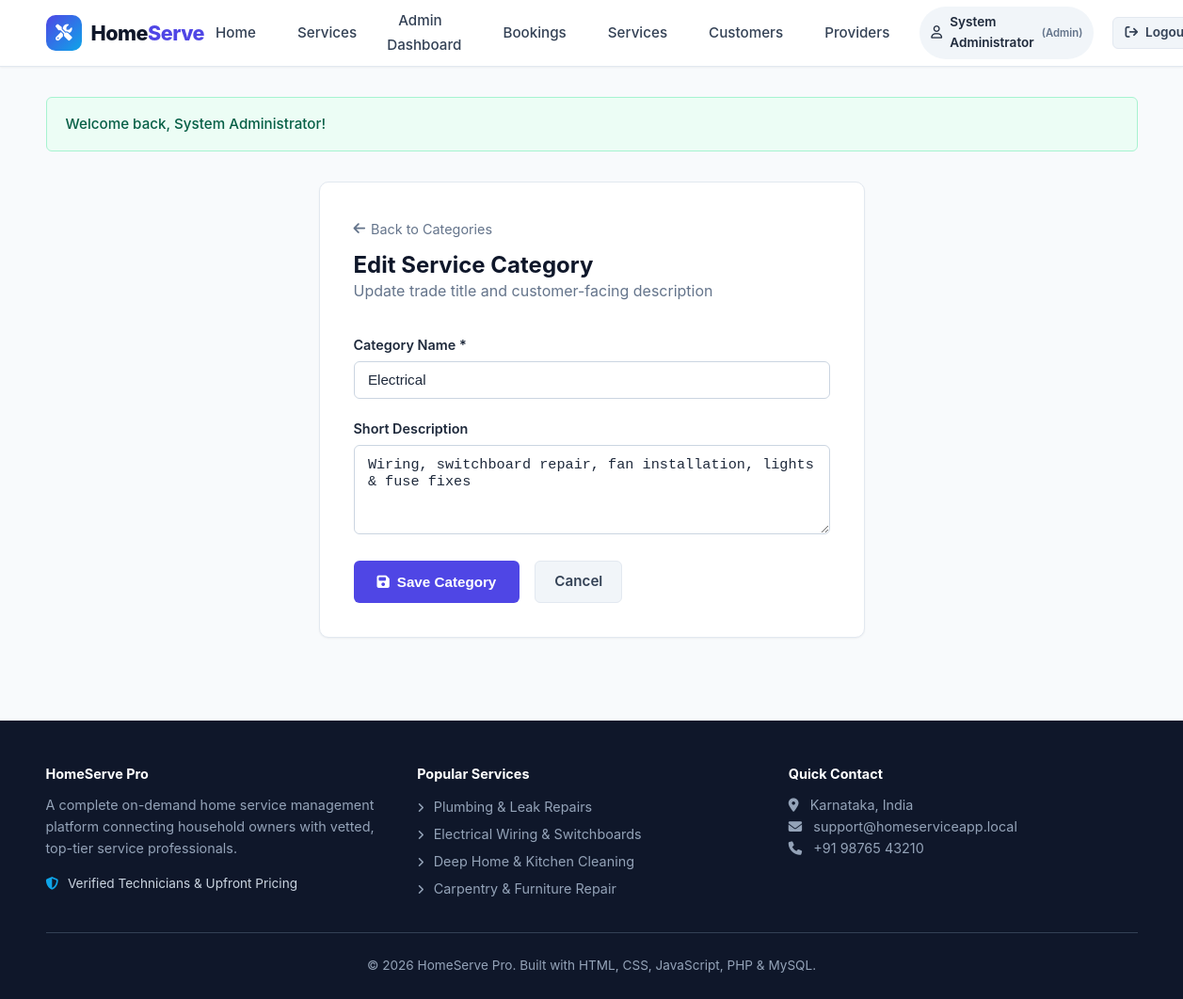
The page /admin/edit-category.php?id=2 (signed in) on the database its author committed.
### tables this page shows
CREATE TABLE `service_categories` (
    `id` INT AUTO_INCREMENT PRIMARY KEY,
    `name` VARCHAR(100) NOT NULL UNIQUE,
    `description` TEXT,
    `icon` VARCHAR(50) DEFAULT 'wrench',
    `created_at` TIMESTAMP DEFAULT CURRENT_TIMESTAMP
);

### admin/edit-category.php (the view, shortened to what this page needs)
<?php
require_once __DIR__ . '/../config/db.php';
$pdo = getDB();
$catId = (int)($_GET['id'] ?? 0);
$stmt = $pdo->prepare("SELECT * FROM service_categories WHERE id = ?");
$stmt->execute([$catId]);
$category = $stmt->fetch();
require_once __DIR__ . '/../includes/header.php';
?>
<div style="max-width: 580px; margin: 2rem auto;">
    <div class="card" style="padding: 2.25rem;">
        <div style="margin-bottom: 2rem;">
            <a href="categories.php" style="font-size: 0.9rem; color: var(--gray-500); display: inline-flex; align-items: center; gap: 6px; margin-bottom: 0.75rem;">
                <i class="fa-solid fa-arrow-left"></i> Back to Categories
            </a>
            <h2>Edit Service Category</h2>
            <p style="color: var(--gray-500);">Update trade title and customer-facing description</p>
        </div>
        <form method="POST" action="edit-category.php?id=<?php echo $catId; ?>">
            <div class="form-group">
                <label class="form-label" for="name">Category Name *</label>
                <input type="text" id="name" name="name" class="form-control" required value="<?php echo htmlspecialchars($category['name']); ?>">
            </div>
            <div class="form-group">
                <label class="form-label" for="description">Short Description</label>
                <textarea id="description" name="description" class="form-control" rows="4"><?php echo htmlspecialchars($category['description']); ?></textarea>
            </div>
            <div style="display:flex; gap: 1rem;">
                <button type="submit" class="btn btn-primary" style="padding: 0.75rem 1.5rem;">
                    <i class="fa-solid fa-floppy-disk"></i> Save Category
                </button>
                <a href="categories.php" class="btn btn-secondary">Cancel</a>
            </div>
        </form>
    </div>
</div>
<?php require_once __DIR__ . '/../includes/footer.php'; ?>

### assets/css/style.css (style rules this page uses)
:root { --primary: #4f46e5; --primary-hover: #4338ca; --primary-light: #eef2ff; --secondary: #0ea5e9; --dark: #0f172a; --gray-900: #1e293b; --gray-700: #334155; --gray-500: #64748b; --gray-300: #cbd5e1; --gray-200: #e2e8f0; --gray-100: #f1f5f9; --light: #f8fafc; --white: #ffffff; --success: #10b981; --success-bg: #ecfdf5; --warning: #f59e0b; --warning-bg: #fffbeb; --danger: #ef4444; --danger-bg: #fef2f2; --info: #3b82f6; --info-bg: #eff6ff; --radius-sm: 6px; --radius-md: 10px; --radius-lg: 16px; --shadow-sm: 0 1px 2px 0 rgba(0, 0, 0, 0.05); --shadow-md: 0 4px 6px -1px rgba(0, 0, 0, 0.1), 0 2px 4px -2px rgba(0, 0, 0, 0.1); --shadow-lg: 0 10px 15px -3px rgba(0, 0, 0, 0.1), 0 4px 6px -4px rgba(0, 0, 0, 0.1); --shadow-hover: 0 14px 20px -3px rgba(79, 70, 229, 0.15); --transition: all 0.25s cubic-bezier(0.4, 0, 0.2, 1); }
* { box-sizing: border-box; margin: 0; padding: 0; }
body { font-family: -apple-system, BlinkMacSystemFont, "Segoe UI", Roboto, Oxygen, Ubuntu, Cantarell, "Helvetica Neue", sans-serif; background-color: var(--light); color: var(--gray-700); line-height: 1.6; display: flex; flex-direction: column; min-height: 100vh; }
h1, h2, h3, h4, h5, h6 { color: var(--dark); font-weight: 700; line-height: 1.25; }
a { color: var(--primary); text-decoration: none; transition: var(--transition); }
.btn { display: inline-flex; align-items: center; justify-content: center; gap: 8px; padding: 0.6rem 1.25rem; font-size: 0.95rem; font-weight: 600; border-radius: var(--radius-sm); border: 1px solid transparent; cursor: pointer; transition: var(--transition); text-align: center; white-space: nowrap; }
.btn-primary { background-color: var(--primary); color: var(--white) !important; }
.btn-secondary { background-color: var(--gray-100); color: var(--gray-700); border-color: var(--gray-200); }
.card { background: var(--white); border-radius: var(--radius-md); border: 1px solid var(--gray-200); box-shadow: var(--shadow-sm); padding: 1.5rem; transition: var(--transition); }
.form-group { margin-bottom: 1.25rem; }
.form-label { display: block; font-weight: 600; font-size: 0.9rem; margin-bottom: 0.4rem; color: var(--gray-900); }
.form-control { width: 100%; padding: 0.65rem 0.9rem; font-size: 0.95rem; border: 1px solid var(--gray-300); border-radius: var(--radius-sm); background-color: var(--white); color: var(--gray-900); transition: var(--transition); }
textarea.form-control { resize: vertical; min-height: 80px; }

### rows shown on the page
service_categories: name "Electrical", description "Wiring, switchboard repair, fan installation, lights & fuse fixes"

### other values the page prints
$currentUser['name'] "System Administrator"
$role "Admin"
$flash['message'] "Welcome back, System Administrator!"
